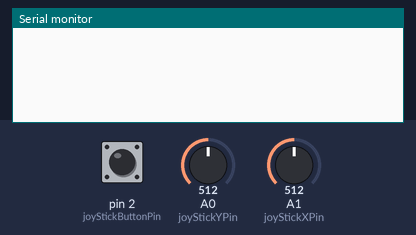
A sketch run on a simulated Arduino Uno, built with avr-gcc and run on an emulated ATmega328P. On the bench: the last lines printed to the serial monitor. The test bench sets the inputs (shaded band); at power-on: A0 (joyStickYPin) = 512, A1 (joyStickXPin) = 512, pin 2 (joyStickButtonPin) HIGH.

Above: at 1.2 s.
1.3 s: A0 (joyStickYPin) set to 710
At 2.5 s:
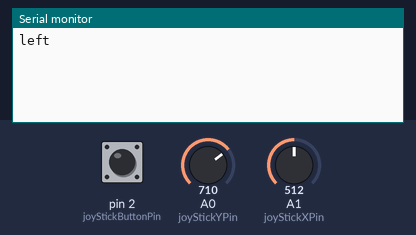
2.8 s: A1 (joyStickXPin) set to 710
At 3.9 s:
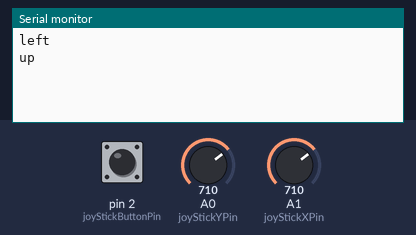
4.3 s: A0 (joyStickYPin) set to 90
At 5.2 s:
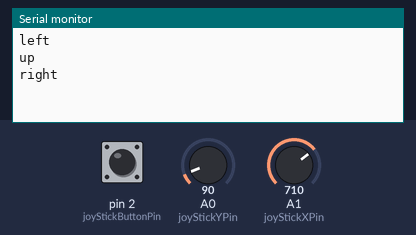
5.8 s: A1 (joyStickXPin) set to 90
At 6.5 s:
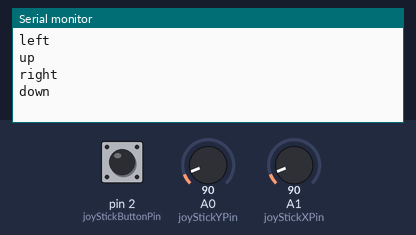

Measured:
- after the input at 1.3 s, the serial monitor: prints a new line at once (image 1)
- after the input at 2.8 s, the serial monitor: prints a new line at once (image 2)
- after the input at 4.3 s, the serial monitor: prints a new line at once (image 3)
- after the input at 5.8 s, the serial monitor: prints a new line at once (image 4)

The sketch:

joystick.ino
```cpp
const int joyStickXPin = A1;
const int joyStickYPin = A0;
const int joyStickButtonPin = 2;

int joyStickXPosition = 0;
int joyStickYPosition = 0;
int joyStickButtonState = 0;

//0 = center, 1 = left/up, 2 = right/down
int joyStickXLast = 0;
int joyStickYLast = 0;
int joyStickPushes[8] = {1, 2, 3, 4, 5, 6, 7, 8};
int joyStickIndex = 0;
bool joyStickCodeCheck = false;


void setup() {
  // initialize serial communications at 9600 bps:
  Serial.begin(9600);

  pinMode(joyStickXPin, INPUT);
  pinMode(joyStickYPin, INPUT);

  //activate pull-up resistor on the push-button pin
  pinMode(joyStickButtonPin, INPUT_PULLUP);
}

void loop() {
  readJoystick();
//  joyStickValues();
  delay(100);
}

///////////////////////////////////////
/////////FUNCTIONS/////////////////////
///////////////////////////////////////


void readJoystick(){//get directions from JoyStick
  //read the pins
  joyStickXPosition = analogRead(joyStickXPin);
  joyStickYPosition = analogRead(joyStickYPin);
  joyStickButtonState = digitalRead(joyStickButtonPin);
  //check if it is away from center
  if(joyStickXPosition >= 700){
    if(joyStickXLast != 1){
      joyStickXLast = 1;
      Serial.println("up ");
      if(joyStickIndex<8){
       joyStickPushes[joyStickIndex] = 1;
       joyStickIndex ++;
      }
    }
  } else if (joyStickXPosition <= 100){
    if(joyStickXLast != 2){
      joyStickXLast = 2;
      Serial.println("down ");
      if(joyStickIndex<8){
       joyStickPushes[joyStickIndex] = 2;
       joyStickIndex ++;
      }
    }
  }else{
    joyStickXLast = 0;
  }
  if(joyStickYPosition >= 700){
    if(joyStickYLast != 1){
      joyStickYLast = 1;
      Serial.println("left");
      if(joyStickIndex<8){
       joyStickPushes[joyStickIndex] = 3;
       joyStickIndex ++;
      }
    }
  } else if (joyStickYPosition <= 100){
    if(joyStickYLast != 2){
      joyStickYLast = 2;
      Serial.println("right");
      if(joyStickIndex<8){
       joyStickPushes[joyStickIndex] = 4;
       joyStickIndex ++;
      }
    }
  }else{
    joyStickYLast = 0;
  }

  //reset counting if button is pressed
  if(joyStickButtonState == 0){
//    for(int i=0; i<8; i++){
//        Serial.print(joyStickPushes[i]);
//        Serial.print(" ");
//      }
//      Serial.println(" ");
     joyStickIndex = 0;
     joyStickCodeCheck = false;
  }

  //check for konami code (for reasons)
  if(joyStickCodeCheck == false &&
     joyStickPushes[0]==1 &&
     joyStickPushes[1]==1 &&
     joyStickPushes[2]==2 &&
     joyStickPushes[3]==2 &&
     joyStickPushes[4]==3 &&
     joyStickPushes[5]==4 &&
     joyStickPushes[6]==3 &&
     joyStickPushes[7]==4){
      konamiCode();
      joyStickPushes[7]=8;
      joyStickCodeCheck = true;
     }

}//end of read Joystick

void konamiCode(){
  Serial.print("Konami CODE!!! w00t!!");
}


//get numerical values from JoyStick
void joyStickValues(){
  joyStickXPosition = analogRead(joyStickXPin);
  joyStickYPosition = analogRead(joyStickYPin);
  joyStickButtonState = digitalRead(joyStickButtonPin);
  Serial.print("X: ");
  Serial.print(joyStickXPosition);
  Serial.print(" | Y: ");
  Serial.print(joyStickYPosition);
  Serial.print(" | Button: ");
  Serial.println(joyStickButtonState);
}
```
